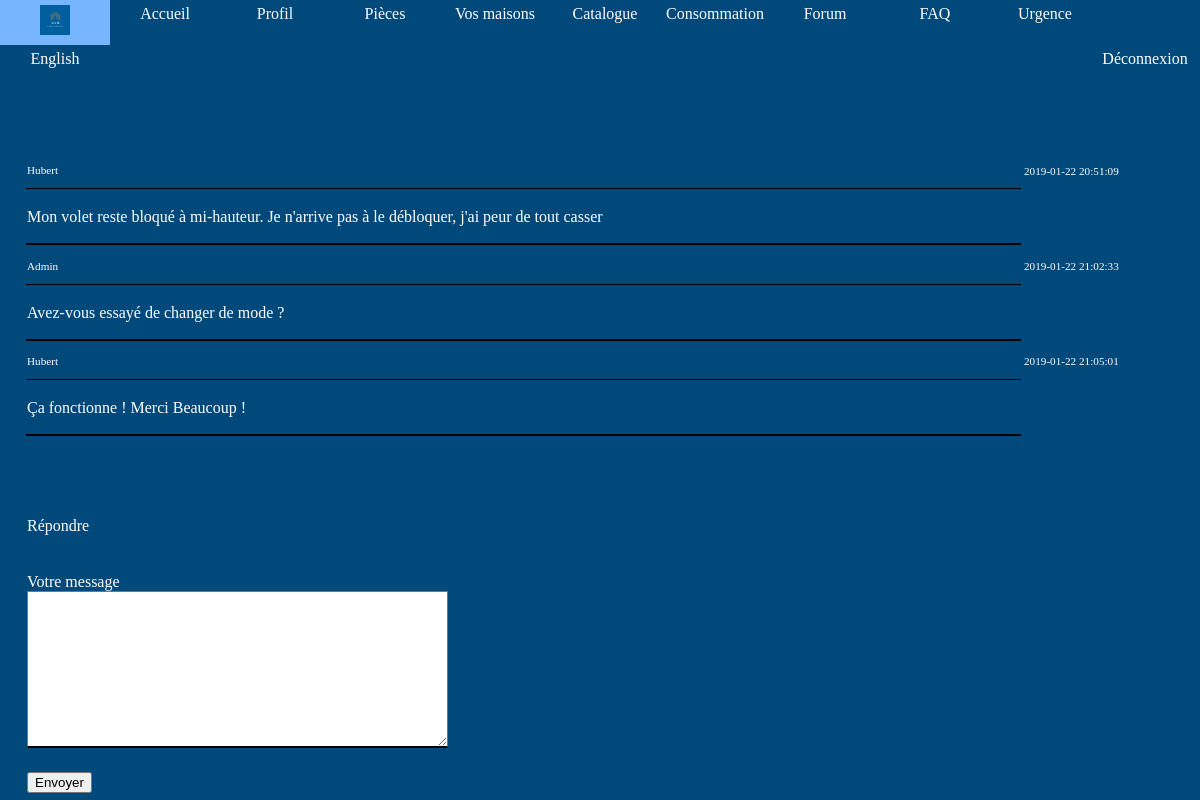
Screenshot of /index.php?action=messageForum&idTopic=1 (signed in) with the database file from the repository.
### tables this page shows
CREATE TABLE `forummessage` (
  `idMessage` int(11) NOT NULL,
  `idTopic` int(11) NOT NULL,
  `author` varchar(255) NOT NULL,
  `message` text NOT NULL,
  `date` timestamp NOT NULL DEFAULT CURRENT_TIMESTAMP
);

### controllers/controller.php (called while the page is built, shortened)
<?php
require "models/model.php";
function seeMessageForum()
{
    $id= $_GET["idTopic"];
    $messages =getMessage($id)->fetchAll();
    require "views/forumMessage.php";
}

### models/model.php (called while the page is built, shortened)
<?php
function getMessage($id){
    $db = dbConnect();
    $req = $db->prepare("SELECT * FROM forummessage WHERE idTopic= :id ");
    $req->bindParam("id", $id);
    $req->execute();
    return $req;
}

### views/forumMessage.php (the view, shortened to what this page needs)
<!DOCTYPE html>
<html>
<head>
    <link rel="stylesheet" type="text/css" href="designs/css/forumMessage.css" />
</head>
<body>
<header>
    <?php include("header.php"); ?>
</header>
<table>
    <?php foreach($messages as $message) { ?>
         <tr id='info'>
            <td class="tab1">
                <p><?= $message["author"];?></p>
            </td>
            <td class="tab3">
                <p><?= $message["date"];?></p>
            </td>
        </tr>
        <tr class="tab2">
            <td id="message">
                <p><?= $message["message"];?></p>
            </td>
        </tr>
    <?php } ?>
</table>
<table>
    <tr>
        <td>
            <p id='ajouter'><?php
                switch ($_SESSION['lang']){
                    case 'fr':
                        echo "Répondre";
                        break;
                }
                ?> </p>
        </td>
    </tr>
    <tr>
        <td>
                <p>
                    <label for="message"><?php
                        switch ($_SESSION['lang']){
                            case 'fr':
                                echo "Votre message";
                                break;
                        }
                        ?></label><br />
                    <textarea name="message" id="message" rows="10" cols="50"></textarea>
                </p>
        </td>
    </tr>
    <tr>
        <td>
            <div id="repondre">
                <input type='submit' value='<?php
                switch ($_SESSION['lang']){
                    case 'fr':
                        echo "Envoyer";
                        break;
                }
                ?>'>
            </div>
        </td>
    </tr>
</table>

### designs/css/forumMessage.css (style rules this page uses)
html, body { width: 100%; height: 100%; margin: 0; background-color:#00497A; }
table { width: 100%; position: relative; margin-left: 2%; margin-top: 5%; }
p { color: white; }
.tab2 { width:60%; font-size: 100%; }
#message { border-bottom: 2px solid black; }
.tab1 { width:50%; height: 1em; font-size: 70%; border-bottom: 1px solid black; }
.tab3 { width: 10%; height: 1em; font-size: 70%; }
#info { margin-top: 20%; }

### designs/css/header.css (style rules this page uses)
header { position: relative; margin: 0; font-family: LibreBaskerville; background-color:#00497A; }

### rows the page displays
forummessage: author "Hubert", date "2019-01-22 20:51:09", message "Mon volet reste bloqué à mi-hauteur. Je n'arrive pas à le débloquer, j'ai peur de tout casser"
forummessage: author "Admin", date "2019-01-22 21:02:33", message "Avez-vous essayé de changer de mode ?"
forummessage: author "Hubert", date "2019-01-22 21:05:01", message "Ça fonctionne ! Merci Beaucoup !"
